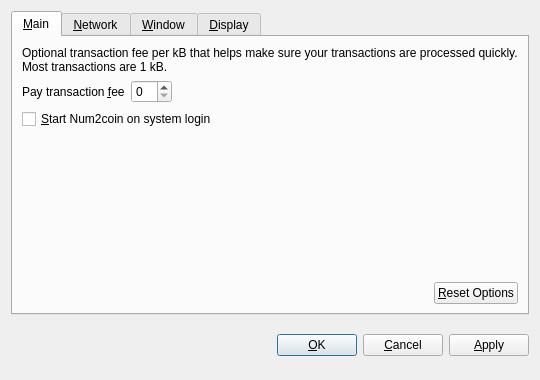
<?xml version="1.0" encoding="UTF-8"?>
<ui version="4.0">
 <class>OptionsDialog</class>
 <widget class="QDialog" name="OptionsDialog">
  <property name="geometry">
   <rect>
    <x>0</x>
    <y>0</y>
    <width>540</width>
    <height>380</height>
   </rect>
  </property>
  <property name="windowTitle">
   <string>Options</string>
  </property>
  <property name="modal">
   <bool>true</bool>
  </property>
  <layout class="QVBoxLayout" name="verticalLayout">
   <item>
    <widget class="QTabWidget" name="tabWidget">
     <property name="tabPosition">
      <enum>QTabWidget::North</enum>
     </property>
     <property name="currentIndex">
      <number>0</number>
     </property>
     <widget class="QWidget" name="tabMain">
      <attribute name="title">
       <string>&amp;Main</string>
      </attribute>
      <layout class="QVBoxLayout" name="verticalLayout_Main">
       <item>
        <widget class="QLabel" name="transactionFeeInfoLabel">
         <property name="text">
          <string>Optional transaction fee per kB that helps make sure your transactions are processed quickly. Most transactions are 1 kB.</string>
         </property>
         <property name="textFormat">
          <enum>Qt::PlainText</enum>
         </property>
         <property name="wordWrap">
          <bool>true</bool>
         </property>
        </widget>
       </item>
       <item>
        <layout class="QHBoxLayout" name="horizontalLayout_1_Main">
         <item>
          <widget class="QLabel" name="transactionFeeLabel">
           <property name="text">
            <string>Pay transaction &amp;fee</string>
           </property>
           <property name="textFormat">
            <enum>Qt::PlainText</enum>
           </property>
           <property name="buddy">
            <cstring>transactionFee</cstring>
           </property>
          </widget>
         </item>
         <item>
          <widget class="BitcoinAmountField" name="transactionFee"/>
         </item>
         <item>
          <spacer name="horizontalSpacer_1_Main">
           <property name="orientation">
            <enum>Qt::Horizontal</enum>
           </property>
           <property name="sizeHint" stdset="0">
            <size>
             <width>40</width>
             <height>20</height>
            </size>
           </property>
          </spacer>
         </item>
        </layout>
       </item>
       <item>
        <widget class="QCheckBox" name="bitcoinAtStartup">
         <property name="toolTip">
          <string>Automatically start Num2coin after logging in to the system.</string>
         </property>
         <property name="text">
          <string>&amp;Start Num2coin on system login</string>
         </property>
        </widget>
       </item>
       <item>
        <spacer name="verticalSpacer_Main">
         <property name="orientation">
          <enum>Qt::Vertical</enum>
         </property>
         <property name="sizeHint" stdset="0">
          <size>
           <width>20</width>
           <height>40</height>
          </size>
         </property>
        </spacer>
       </item>
       <item>
        <layout class="QHBoxLayout" name="horizontalLayout_2_Main">
         <item>
          <spacer name="horizontalSpacer_2_Main">
           <property name="orientation">
            <enum>Qt::Horizontal</enum>
           </property>
           <property name="sizeHint" stdset="0">
            <size>
             <width>40</width>
             <height>20</height>
            </size>
           </property>
          </spacer>
         </item>
         <item>
          <widget class="QPushButton" name="resetButton">
           <property name="toolTip">
            <string>Reset all client options to default.</string>
           </property>
           <property name="text">
            <string>&amp;Reset Options</string>
           </property>
           <property name="autoDefault">
            <bool>false</bool>
           </property>
          </widget>
         </item>
        </layout>
       </item>
      </layout>
     </widget>
     <widget class="QWidget" name="tabNetwork">
      <attribute name="title">
       <string>&amp;Network</string>
      </attribute>
      <layout class="QVBoxLayout" name="verticalLayout_Network">
       <item>
        <widget class="QCheckBox" name="mapPortUpnp">
         <property name="toolTip">
          <string>Automatically open the Num2coin client port on the router. This only works when your router supports UPnP and it is enabled.</string>
         </property>
         <property name="text">
          <string>Map port using &amp;UPnP</string>
         </property>
        </widget>
       </item>
       <item>
        <widget class="QCheckBox" name="connectSocks">
         <property name="toolTip">
          <string>Connect to the Num2coin network through a SOCKS proxy (e.g. when connecting through Tor).</string>
         </property>
         <property name="text">
          <string>&amp;Connect through SOCKS proxy:</string>
         </property>
        </widget>
       </item>
       <item>
        <layout class="QHBoxLayout" name="horizontalLayout_Network">
         <item>
          <widget class="QLabel" name="proxyIpLabel">
           <property name="text">
            <string>Proxy &amp;IP:</string>
           </property>
           <property name="textFormat">
            <enum>Qt::PlainText</enum>
           </property>
           <property name="buddy">
            <cstring>proxyIp</cstring>
           </property>
          </widget>
         </item>
         <item>
          <widget class="QValidatedLineEdit" name="proxyIp">
           <property name="maximumSize">
            <size>
             <width>140</width>
             <height>16777215</height>
            </size>
           </property>
           <property name="toolTip">
            <string>IP address of the proxy (e.g. 127.0.0.1)</string>
           </property>
          </widget>
         </item>
         <item>
          <widget class="QLabel" name="proxyPortLabel">
           <property name="text">
            <string>&amp;Port:</string>
           </property>
           <property name="textFormat">
            <enum>Qt::PlainText</enum>
           </property>
           <property name="buddy">
            <cstring>proxyPort</cstring>
           </property>
          </widget>
         </item>
         <item>
          <widget class="QLineEdit" name="proxyPort">
           <property name="maximumSize">
            <size>
             <width>55</width>
             <height>16777215</height>
            </size>
           </property>
           <property name="toolTip">
            <string>Port of the proxy (e.g. 9050)</string>
           </property>
          </widget>
         </item>
         <item>
          <widget class="QLabel" name="socksVersionLabel">
           <property name="text">
            <string>SOCKS &amp;Version:</string>
           </property>
           <property name="textFormat">
            <enum>Qt::PlainText</enum>
           </property>
           <property name="buddy">
            <cstring>socksVersion</cstring>
           </property>
          </widget>
         </item>
         <item>
          <widget class="QValueComboBox" name="socksVersion">
           <property name="toolTip">
            <string>SOCKS version of the proxy (e.g. 5)</string>
           </property>
          </widget>
         </item>
         <item>
          <spacer name="horizontalSpacer_Network">
           <property name="orientation">
            <enum>Qt::Horizontal</enum>
           </property>
           <property name="sizeHint" stdset="0">
            <size>
             <width>40</width>
             <height>20</height>
            </size>
           </property>
          </spacer>
         </item>
        </layout>
       </item>
       <item>
        <spacer name="verticalSpacer_Network">
         <property name="orientation">
          <enum>Qt::Vertical</enum>
         </property>
         <property name="sizeHint" stdset="0">
          <size>
           <width>20</width>
           <height>40</height>
          </size>
         </property>
        </spacer>
       </item>
      </layout>
     </widget>
     <widget class="QWidget" name="tabWindow">
      <attribute name="title">
       <string>&amp;Window</string>
      </attribute>
      <layout class="QVBoxLayout" name="verticalLayout_Window">
       <item>
        <widget class="QCheckBox" name="minimizeToTray">
         <property name="toolTip">
          <string>Show only a tray icon after minimizing the window.</string>
         </property>
         <property name="text">
          <string>&amp;Minimize to the tray instead of the taskbar</string>
         </property>
        </widget>
       </item>
       <item>
        <widget class="QCheckBox" name="minimizeOnClose">
         <property name="toolTip">
          <string>Minimize instead of exit the application when the window is closed. When this option is enabled, the application will be closed only after selecting Quit in the menu.</string>
         </property>
         <property name="text">
          <string>M&amp;inimize on close</string>
         </property>
        </widget>
       </item>
       <item>
        <spacer name="verticalSpacer_Window">
         <property name="orientation">
          <enum>Qt::Vertical</enum>
         </property>
         <property name="sizeHint" stdset="0">
          <size>
           <width>20</width>
           <height>40</height>
          </size>
         </property>
        </spacer>
       </item>
      </layout>
     </widget>
     <widget class="QWidget" name="tabDisplay">
      <attribute name="title">
       <string>&amp;Display</string>
      </attribute>
      <layout class="QVBoxLayout" name="verticalLayout_Display">
       <item>
        <layout class="QHBoxLayout" name="horizontalLayout_1_Display">
         <item>
          <widget class="QLabel" name="langLabel">
           <property name="text">
            <string>User Interface &amp;language:</string>
           </property>
           <property name="textFormat">
            <enum>Qt::PlainText</enum>
           </property>
           <property name="buddy">
            <cstring>lang</cstring>
           </property>
          </widget>
         </item>
         <item>
          <widget class="QValueComboBox" name="lang">
           <property name="toolTip">
            <string>The user interface language can be set here. This setting will take effect after restarting Num2coin.</string>
           </property>
          </widget>
         </item>
        </layout>
       </item>
       <item>
        <layout class="QHBoxLayout" name="horizontalLayout_2_Display">
         <item>
          <widget class="QLabel" name="unitLabel">
           <property name="text">
            <string>&amp;Unit to show amounts in:</string>
           </property>
           <property name="textFormat">
            <enum>Qt::PlainText</enum>
           </property>
           <property name="buddy">
            <cstring>unit</cstring>
           </property>
          </widget>
         </item>
         <item>
          <widget class="QValueComboBox" name="unit">
           <property name="toolTip">
            <string>Choose the default subdivision unit to show in the interface and when sending coins.</string>
           </property>
          </widget>
         </item>
        </layout>
       </item>
       <item>
        <widget class="QCheckBox" name="displayAddresses">
         <property name="toolTip">
          <string>Whether to show Num2coin addresses in the transaction list or not.</string>
         </property>
         <property name="text">
          <string>&amp;Display addresses in transaction list</string>
         </property>
        </widget>
       </item>
       <item>
        <spacer name="verticalSpacer_Display">
         <property name="orientation">
          <enum>Qt::Vertical</enum>
         </property>
         <property name="sizeHint" stdset="0">
          <size>
           <width>20</width>
           <height>40</height>
          </size>
         </property>
        </spacer>
       </item>
      </layout>
     </widget>
    </widget>
   </item>
   <item>
    <layout class="QHBoxLayout" name="horizontalLayout_Buttons">
     <item>
      <spacer name="horizontalSpacer_1">
       <property name="orientation">
        <enum>Qt::Horizontal</enum>
       </property>
       <property name="sizeHint" stdset="0">
        <size>
         <width>40</width>
         <height>48</height>
        </size>
       </property>
      </spacer>
     </item>
     <item>
      <widget class="QLabel" name="statusLabel">
       <property name="font">
        <font>
         <weight>75</weight>
         <bold>true</bold>
        </font>
       </property>
       <property name="text">
        <string/>
       </property>
       <property name="textFormat">
        <enum>Qt::PlainText</enum>
       </property>
       <property name="wordWrap">
        <bool>true</bool>
       </property>
      </widget>
     </item>
     <item>
      <spacer name="horizontalSpacer_2">
       <property name="orientation">
        <enum>Qt::Horizontal</enum>
       </property>
       <property name="sizeHint" stdset="0">
        <size>
         <width>40</width>
         <height>48</height>
        </size>
       </property>
      </spacer>
     </item>
     <item>
      <widget class="QPushButton" name="okButton">
       <property name="text">
        <string>&amp;OK</string>
       </property>
      </widget>
     </item>
     <item>
      <widget class="QPushButton" name="cancelButton">
       <property name="text">
        <string>&amp;Cancel</string>
       </property>
       <property name="autoDefault">
        <bool>false</bool>
       </property>
      </widget>
     </item>
     <item>
      <widget class="QPushButton" name="applyButton">
       <property name="text">
        <string>&amp;Apply</string>
       </property>
       <property name="autoDefault">
        <bool>false</bool>
       </property>
      </widget>
     </item>
    </layout>
   </item>
  </layout>
 </widget>
 <customwidgets>
  <customwidget>
   <class>BitcoinAmountField</class>
   <extends>QSpinBox</extends>
   <header>bitcoinamountfield.h</header>
  </customwidget>
  <customwidget>
   <class>QValueComboBox</class>
   <extends>QComboBox</extends>
   <header>qvaluecombobox.h</header>
  </customwidget>
  <customwidget>
   <class>QValidatedLineEdit</class>
   <extends>QLineEdit</extends>
   <header>qvalidatedlineedit.h</header>
  </customwidget>
 </customwidgets>
 <resources/>
 <connections/>
</ui>
